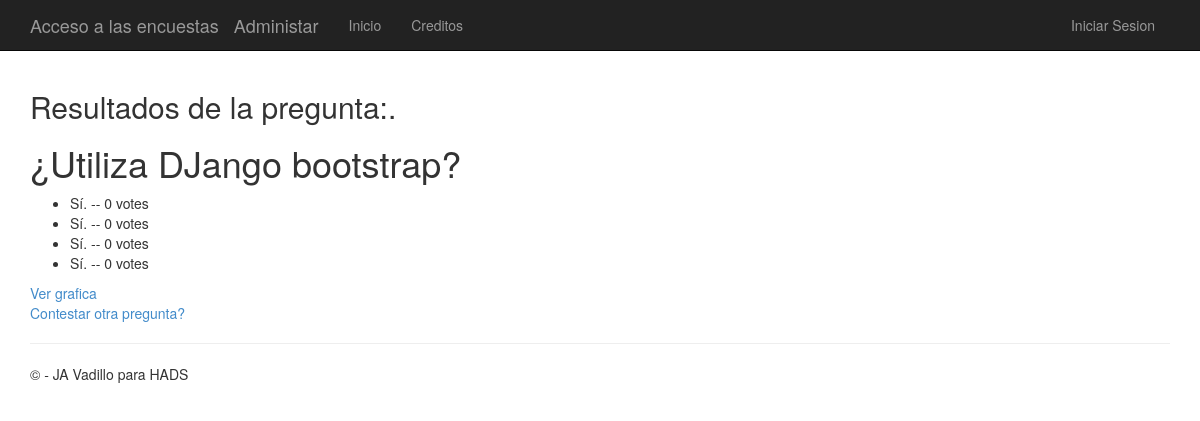
Before: /11/results/ with the older database file.
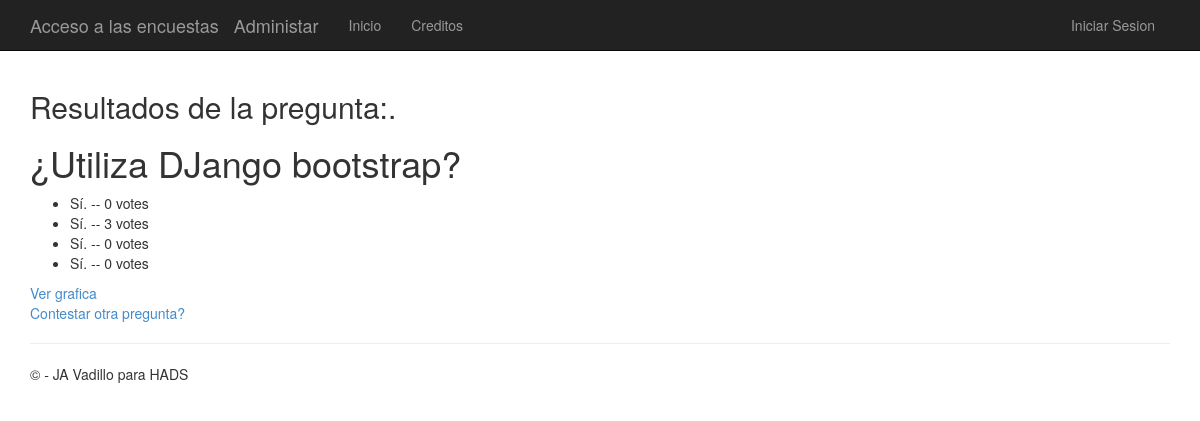
After: the same page with the newer database file.
### app/models.py (models this page shows)
class Choice(models.Model):
    question = models.ForeignKey(Question)
    choice_text = models.CharField(max_length=200)
    votes = models.IntegerField(default=0)

### app/views.py (the view)
# urls.py: url(r'^(?P<question_id>\d+)/results/$', app.views.results, name='results'),
def results(request, question_id):
    question = get_object_or_404(Question, pk=question_id)
    return render(request, 'polls/results.html', {'title':'Resultados de la pregunta:','question': question})

### app/templates/polls/results.html (shortened to what this page needs)
﻿{% extends "app/layout.html" %}
{% block content %}
<h2>{{ title }}.</h2>
<h1>{{ question.question_text }}</h1>
<ul>
{% for choice in question.choice_set.all %}
    <li>{{ choice.choice_text }} -- {{ choice.votes }} vote{{ choice.votes|pluralize }}</li>
{% endfor %}
</ul>
<a href="{% url 'chart' question.id %}"> Ver grafica</a><br />
<a href="{% url 'index' %}">Contestar otra pregunta?</a>
{% endblock %}

Changed rows visible on the page:
changed Choice (number 2 of 4 on the later page): votes "0" → "3"
